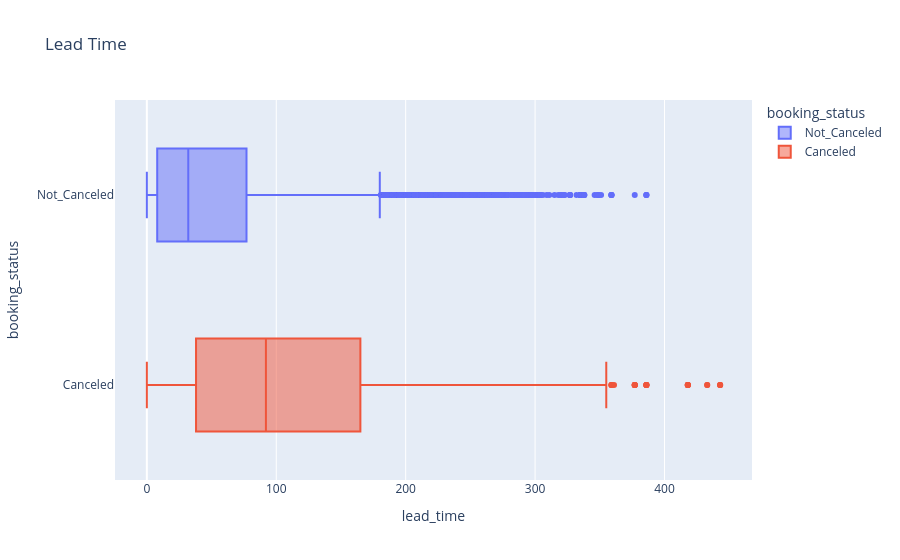

Notebook code cell kept with this figure:
### Code cell
dropdown = widgets.Dropdown(
    options=num_cols,
    description="Select a value",
    value=None
)

def cat_against_num_boxplot(col='arrival_date', target='booking_status'):
    try:
        column = col.new 
    except AttributeError:
        column = col
    fig = px.box(hotel_df, 
                         x = column,
                         y = target,
                         title=" ".join(column.split("_")).title(),
                         labels = {"x": " ".join(column.split("_")).title(),
                                   "y": "Count"},
                         color=target
    )
    fig.show()
dropdown.observe(cat_against_num_boxplot, names='value')

dropdown

### Figure 1 — Plotly figure (JSON) as saved in the notebook; plotly's stock layout.template omitted (floating-point values rounded to 4 significant figures; data arrays with more than 128 entries replaced by an {"elided": "..."} marker saying what was removed)
{"data": [{"alignmentgroup": "True", "hovertemplate": "booking_status=%{y}<br>lead_time=%{x}<extra></extra>", "legendgroup": "Not_Canceled", "marker": {"color": "#636efa"}, "name": "Not_Canceled", "notched": false, "offsetgroup": "Not_Canceled", "orientation": "h", "showlegend": true, "type": "box", "x": {"elided": "15240 int values"}, "x0": " ", "xaxis": "x", "y": {"elided": "15240 str values"}, "y0": " ", "yaxis": "y"}, {"alignmentgroup": "True", "hovertemplate": "booking_status=%{y}<br>lead_time=%{x}<extra></extra>", "legendgroup": "Canceled", "marker": {"color": "#EF553B"}, "name": "Canceled", "notched": false, "offsetgroup": "Canceled", "orientation": "h", "showlegend": true, "type": "box", "x": {"elided": "6091 int values"}, "x0": " ", "xaxis": "x", "y": {"elided": "6091 str values"}, "y0": " ", "yaxis": "y"}], "layout": {"boxmode": "overlay", "legend": {"title": {"text": "booking_status"}, "tracegroupgap": 0}, "title": {"text": "Lead Time"}, "xaxis": {"anchor": "y", "domain": [0, 1], "title": {"text": "lead_time"}}, "yaxis": {"anchor": "x", "categoryarray": ["Canceled", "Not_Canceled"], "categoryorder": "array", "domain": [0, 1], "title": {"text": "booking_status"}}}}
